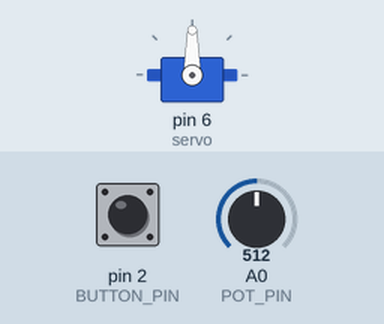
Bench run of a sketch on a simulated Arduino Uno, built with avr-gcc and run on an emulated ATmega328P. On the bench: servo. The inputs (shaded band) are chosen by the test bench; at power-on: A0 (POT_PIN) = 512, pin 2 (BUTTON_PIN) HIGH. What the sketch prints to the serial monitor is not drawn.

Above: at 1.2 s.
1.3 s: A0 (POT_PIN) set to 716
At 1.9 s:
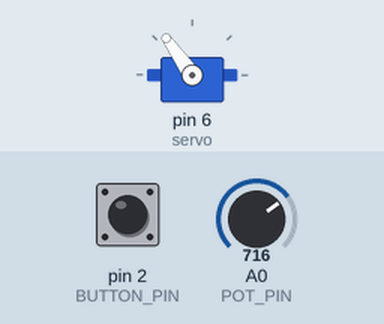
2.8 s: A0 (POT_PIN) set to 900
At 4.0 s:
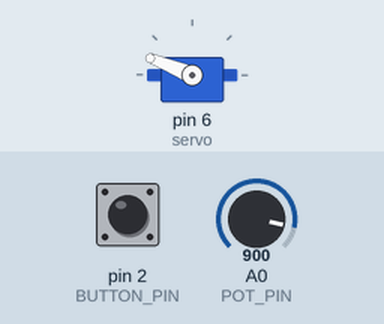
4.3 s: A0 (POT_PIN) set to 1023
At 5.3 s:
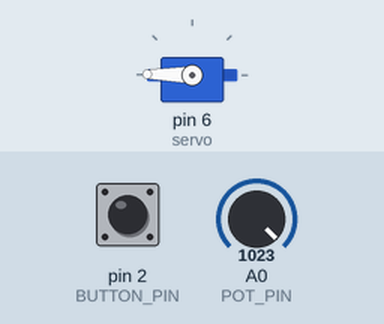
5.8 s: A0 (POT_PIN) set to 306
At 6.4 s:
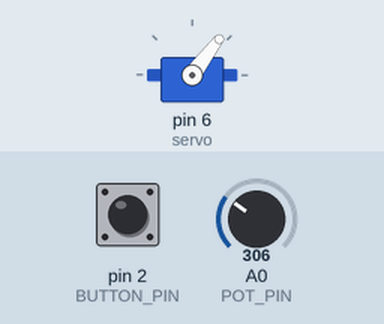
7.3 s: A0 (POT_PIN) set to 122
At 7.6 s:
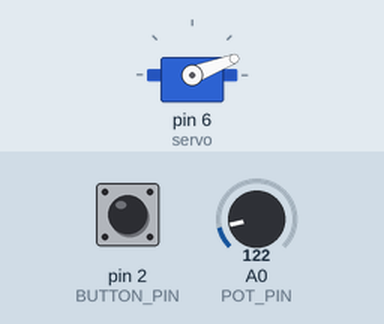
Timing chart, 0 to 9.8 s (numbered marks = the images above; inputs shaded):
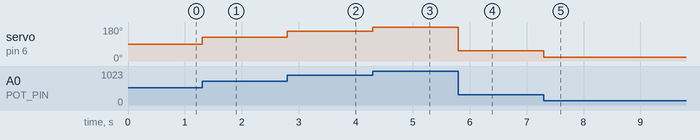

The sketch:

enginge_test2.ino
```cpp
#include <Servo.h>
#define POT_PIN A0
#define BUTTON_PIN 2
int state = HIGH;      // the current state of the output pin
int reading;           // the current reading from the input pin
int previous = LOW;    // the previous reading from the input pin
long time = 0;         // the last time the output pin was toggled
long debounce = 200;   // the debounce time, increase if the output flickers
Servo servo;

void setup() {
  // put your setup code here, to run once:
  servo.attach(6);
  pinMode(POT_PIN, INPUT);
  pinMode(BUTTON_PIN, INPUT_PULLUP);
  Serial.begin(9600);
}

void loop() {
  reading = digitalRead(BUTTON_PIN);
  if (reading == HIGH && previous == LOW && millis() - time > debounce) {
    if (state == HIGH)
      state = LOW;
    else
      state = HIGH;

    time = millis();
  }

  previous = reading;
  Serial.println(state);

  int val = analogRead(POT_PIN);
  int motorSpeed = map(val, 0, 1024, 0, 180);
  //  Serial.println(motorSpeed);
  servo.write(motorSpeed);

}
```

Measured:
- after the input at 1.3 s, servo on pin 6 (servo): 90° → 125° at once
- after the input at 2.8 s, servo on pin 6 (servo): 125° → 158° at once
- after the input at 4.3 s, servo on pin 6 (servo): 158° → 179° at once
- after the input at 5.8 s, servo on pin 6 (servo): 179° → 53° at once
- after the input at 7.3 s, servo on pin 6 (servo): 53° → 21° at once
